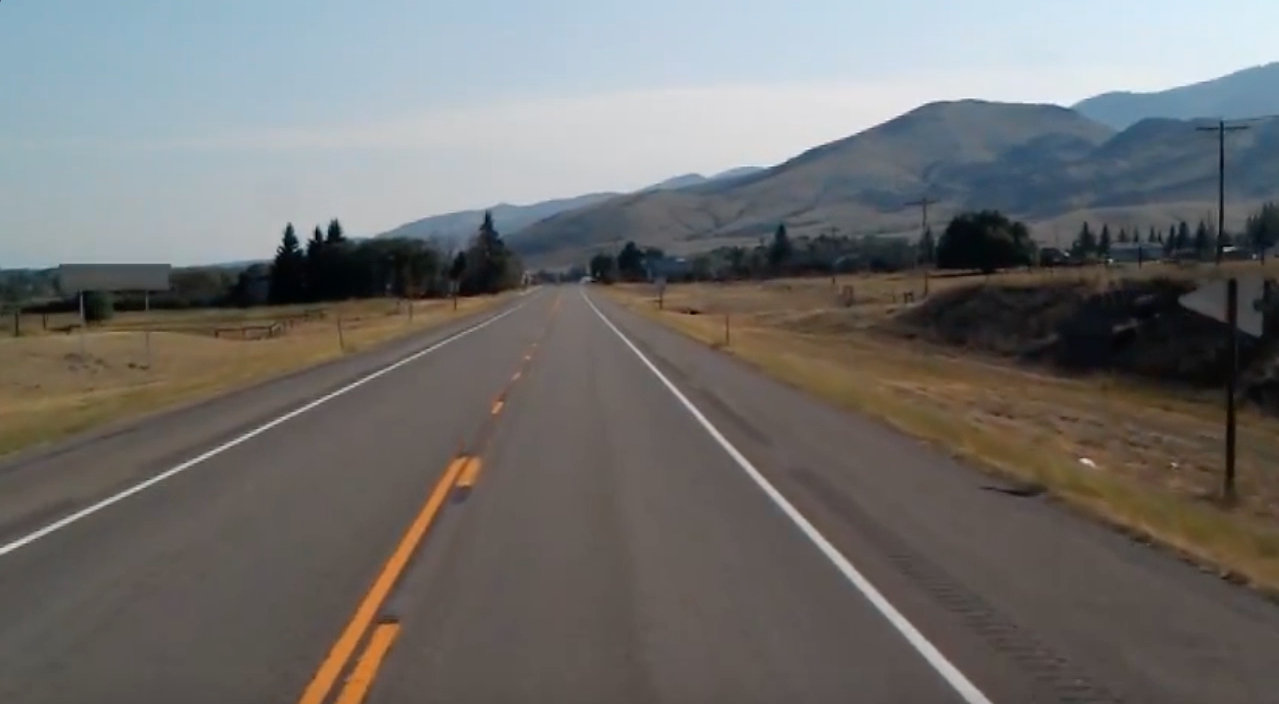
#> input picture test_image.jpg, 1279 x 704 px
$ python lane_detection.py
#> lines starting #> are read from the running program, lines starting #| are printed output that depends on the picture; after the words box and inside, x2 and y2 are one past the last pixel; in counts of white or black regions, pixels touching at a corner belong together
"""Detect straight lanes of a road using Hough transforms."""

import cv2
import numpy as np
from typing import Tuple


def canny_edges(image: np.ndarray) -> np.ndarray:
    """Detect the edges of an image using Canny edge detector.

    Args:
        image: Image whose edges we want to detect.

    Returns:
        Image with detected edges.
    """

    canny_image = cv2.Canny(image, 50, 150)

    return canny_image


def road_mask(image: np.ndarray) -> np.ndarray:
    """Generate mask that is used to filter edges just from the road.

    Args:
        image: Canny image containing the edges of the original image.

    Returns:
        Image mask where our wanted region is white.
    """
    shape = image.shape
    black_mask = np.zeros_like(image)
    triangle = np.array([[(230, shape[0]), (1100, shape[0]), (550, 200)]])

    mask = cv2.fillPoly(black_mask, triangle, 255)
    return mask


def road_lines(image: np.ndarray, mask: np.ndarray) -> np.ndarray:
    """USe canny edge image and mask to find edges in ROI.

    Args:
        image: Canny image containing the edges of the original image.
        mask: Image containing the mask of the ROI.

    Returns:
        Image containing the edges within ROI.
    """
    roi_edges = image & mask
    return roi_edges


def average_line(image: np.ndarray, lines: np.ndarray) -> Tuple[np.ndarray, np.ndarray]:
    """Get average coordinates of line out of set of lines.

    Args:
        image: Image that contains the edges/lines.
        lines: Parameters (slope and intercept) of lines found by Hough algorithm.

    Returns:
        Tuple containing the coordinates of the left lane and right lane.
    """
    left_lane = []
    right_lane = []
    for line in lines:
        x1, y1, x2, y2 = line.reshape(4)
        parameters = np.polyfit((x1, x2), (y1, y2), 1)
        slope, intercept = parameters
        if slope < 0:
            left_lane.append((slope, intercept))
        else:
            right_lane.append((slope, intercept))

    avg_left = np.mean(left_lane, axis=0)
    avg_right = np.mean(right_lane, axis=0)
    left_coordinates = _coordinates_from_slope(image, avg_left)
    right_coordinates = _coordinates_from_slope(image, avg_right)

    return left_coordinates, right_coordinates


def _coordinates_from_slope(
    image: np.ndarray, line_parameters: Tuple[float, float]
) -> np.ndarray:
    """Auxiliary function to obtain coordinates in image given slope and incercept.

    Args:
        image: Image that contains the edges/lines.
        line_parameters: Tuple containing average slope and intercept.

    Returns:
        X and y coordinates in image.
    """
    slope, intercept = line_parameters

    start_height = image.shape[0]
    end_height = int(start_height * (3 / 5))

    start_width = int((start_height - intercept) / slope)
    end_width = int((end_height - intercept) / slope)

    return np.array([start_width, start_height, end_width, end_height])


def draw_lines(image: np.ndarray, lines: np.ndarray) -> np.ndarray:
    """Draw lines on image.

    Args:
        image: Image that contains the edges/lines.
        lines: Coordinates of lines to draw.

    Returns:
        Mask with lines drawn on it.
    """
    line_image = np.zeros_like(image)
    for line in lines:
        x1, y1, x2, y2 = line.reshape(4)
        cv2.line(line_image, (x1, y1), (x2, y2), (255, 0, 0), 10)
    return line_image


def fill_road(image: np.ndarray, lines: Tuple[np.ndarray, np.ndarray]) -> np.ndarray:
    """Fill the area between two lines.

    Args:
        image: Image that contains the edges/lines.
        lines: Coordinates of left and right lane.

    Returns:
        Mask with filled area.
    """

    x1, y1, x2, y2 = lines[0]
    x4, y4, x3, y3 = lines[1]
    mask = np.zeros_like(image)
    cv2.fillPoly(
        mask, np.array([[(x1, y1), (x2, y2), (x3, y3), (x4, y4)]]), (0, 255, 0)
    )
    return mask


def detect_lanes_in_image(image_path: str) -> None:
    """Find lanes in an image.

    Args:
        image_path: Path of image.
    """
#> called with image_path = 'test_image.jpg'
    # Load image
    image = cv2.imread(image_path)
#> image is the input picture: shape (704, 1279, 3); mean B, G, R 109.7, 111.3, 112.3
    color_image = image.copy()

    # Convert image to grayscale (requires less computations because of less channels)
    gray = cv2.cvtColor(color_image, cv2.COLOR_RGB2GRAY)

    # Canny image
    canny_image = canny_edges(gray)
#> in canny_edges, `canny_image = cv2.Canny(image, 50, 150)`:
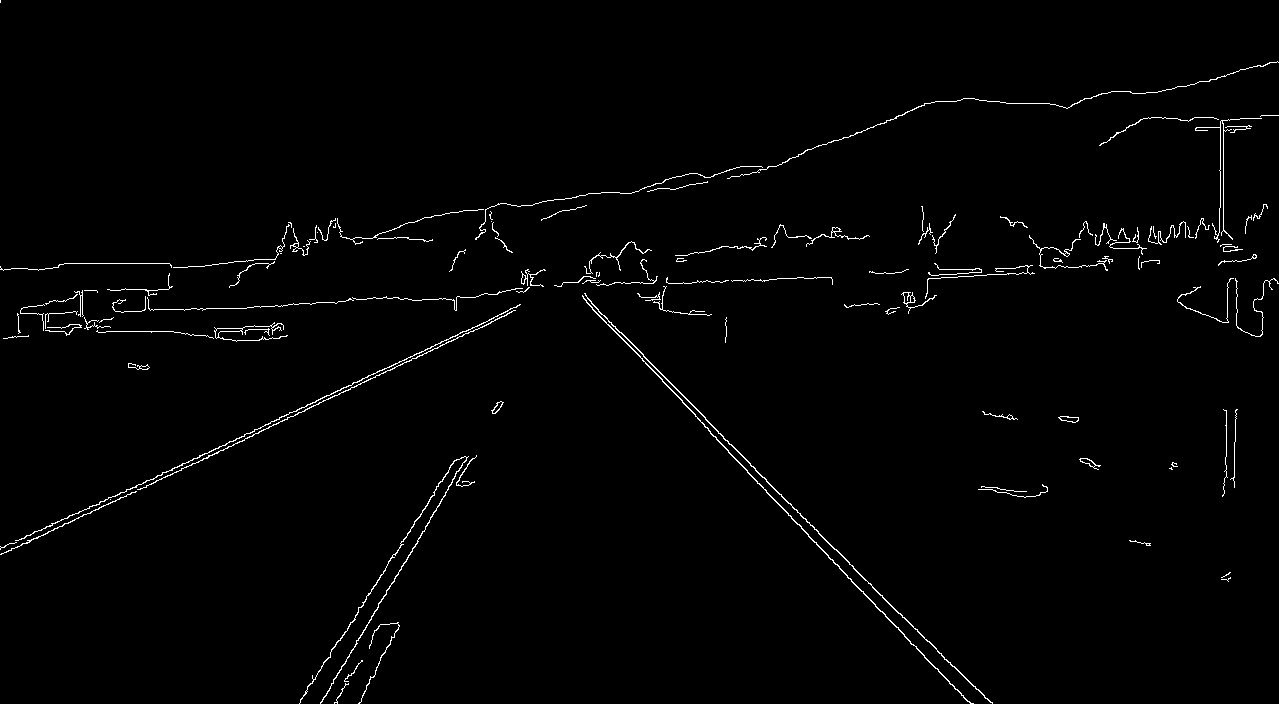
#> canny_image: shape (704, 1279); 1.3% white in thin lines or dots

    # Masked image
    mask_image = road_mask(canny_image)
#> in road_mask, `mask = cv2.fillPoly(black_mask, triangle, 255)`: black_mask: shape (704, 1279); 24.4% white; 1 white region, box (x1, y1, x2, y2) and area: (230, 200, 1100, 704) 219515

    # ROI edges
    roi_image = road_lines(canny_image, mask_image)
#> in road_lines, `roi_edges = image & mask`:
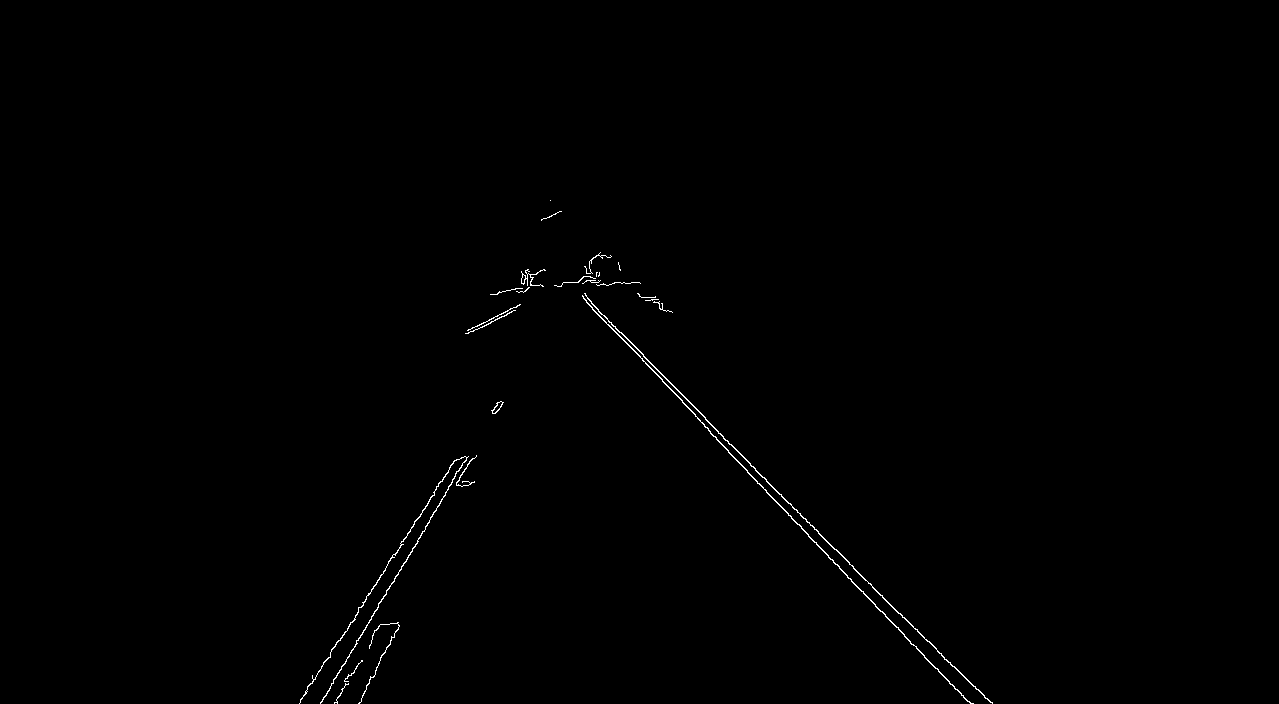
#> roi_edges: shape (704, 1279); 0.37% white in thin lines or dots, all inside (x1, y1, x2, y2) = (299, 200, 993, 704)

    hough_lines = cv2.HoughLinesP(roi_image, 2, np.pi / 180, 100, np.array([]), 40, 5)
#> hough_lines = 15 rows, first 6: [750, 465, 834, 549], [808, 536, 970, 703], [355, 615, 387, 565], [900, 613, 976, 689], [393, 582, 429, 522], [320, 703, 451, 484]
    average_lines = average_line(color_image, hough_lines)
#> the loop in average_line, `for line in lines:` made 15 passes
#> (x1, y1, x2, y2, slope, intercept) on passes 1 to 12: (750, 465, 834, 549, 1, -285), (808, 536, 970, 703, 1.03, -296.9), (355, 615, 387, 565, -1.56, 1169.7), (900, 613, 976, 689, 1, -287), (393, 582, 429, 522, -1.67, 1237), (320, 703, 451, 484, -1.67, 1238), (386, 566, 456, 459, -1.53, 1156), (756, 480, 812, 539, 1.05, -316.5), (600, 316, 695, 414, 1.03, -302.9), (705, 419, 927, 641, 1, -286), (950, 662, 990, 702, 1, -288), (585, 295, 672, 385, 1.03, -310.2)
#> after the loop in average_line, `for line in lines:`: left_lane = [(-1.56, 1169.7), (-1.67, 1237), (-1.67, 1238), (-1.53, 1156), (-1.58, 1173.1), (-1.51, 1151.9)]; right_lane = [(1, -285), (1.03, -296.9), (1, -287), (1.05, -316.5), (1.03, -302.9), (1, -286), (1, -288), (1.03, -310.2), (1.03, -301.1)]
#> in average_line, `avg_left = np.mean(left_lane, axis=0)`: avg_left = [-1.59, 1187.6]
#> in average_line, `avg_right = np.mean(right_lane, axis=0)`: avg_right = [1.02, -297.1]
#> in _coordinates_from_slope, `slope, intercept = line_parameters`: slope = -1.59; intercept = 1187.6
#> in _coordinates_from_slope, `start_width = int((start_height - intercept) / slope)`: start_width = 304
#> in _coordinates_from_slope, `end_width = int((end_height - intercept) / slope)`: end_width = 482
#> in average_line, `left_coordinates = _coordinates_from_slope(image, avg_left)`: left_coordinates = [304, 704, 482, 422]
#> in average_line, `right_coordinates = _coordinates_from_slope(image, avg_right)`: right_coordinates = [980, 704, 704, 422]
#> average_lines = ([304, 704, 482, 422], [980, 704, 704, 422])
    line_img = draw_lines(color_image, average_lines)
#> the loop in draw_lines, `for line in lines:` made 2 passes

    combined_image = cv2.addWeighted(color_image, 0.8, line_img, 1, 1)
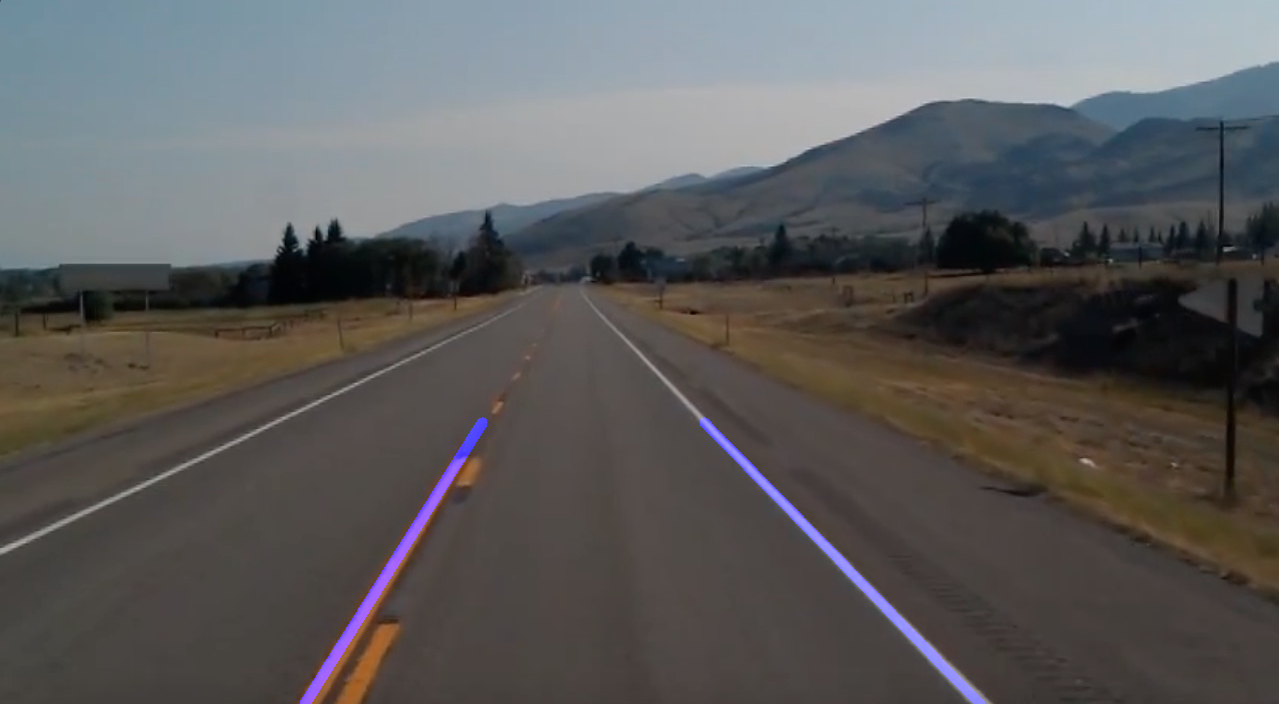
#> combined_image: shape (704, 1279, 3); mean B, G, R 90.1, 90, 90.8

    mask = fill_road(combined_image, average_lines)
#> in fill_road, `x1, y1, x2, y2 = lines[0]`: x1 = 304; y1 = 704; x2 = 482; y2 = 422
#> in fill_road, `x4, y4, x3, y3 = lines[1]`: x4 = 980; y4 = 704; y3 = 422

    result = cv2.addWeighted(combined_image, 0.9, mask, 0.4, 1)
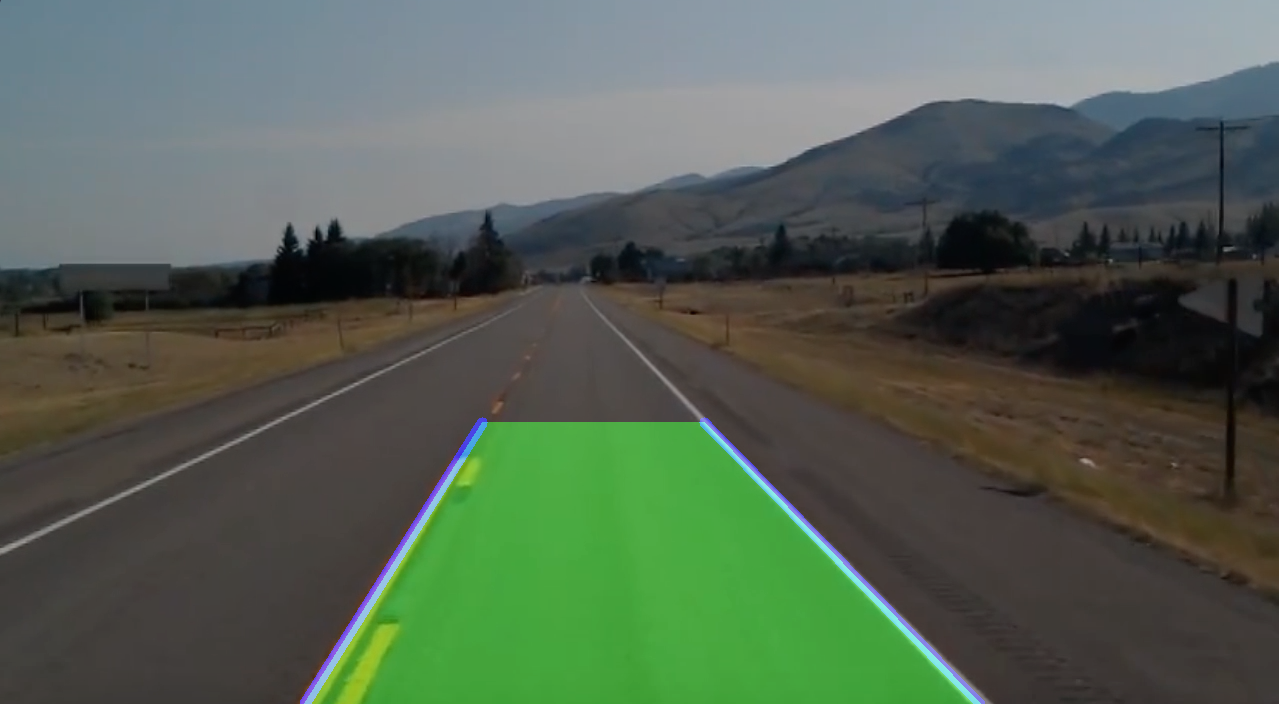
#> result: shape (704, 1279, 3); mean B, G, R 82.1, 96.4, 82.7

    cv2.imshow("Detected lanes", result)
    if cv2.waitKey(0) == ord("q"):
#> (key q is pressed here)
        return


if __name__ == "__main__":
    detect_lanes_in_image("test_image.jpg")
